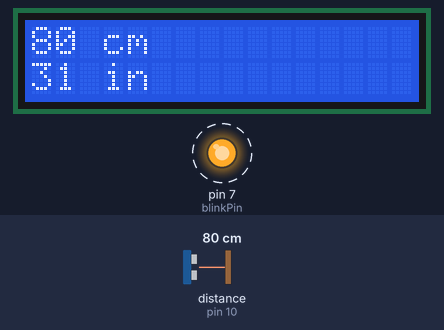
The sketch below on a simulated Arduino Uno, built with avr-gcc and run on an emulated ATmega328P. On the bench: 16×2 character LCD, output pins drawn as LEDs (lit = HIGH). Wiring (inferred from the names in the program): ultrasonic range finder: trigger pin 9; echo pin 10. Dashed ring = blinking. The test bench sets the inputs (shaded band); at power-on: distance to the obstacle (sensor on pin 10) 80 cm. The echo pulse lasts 58.3 µs per cm; pins used as bus, display or sensor lines are not drawn.

Above: at 1.2 s.
1.3 s: distance to the obstacle (sensor on pin 10) set to 5 cm
At 1.9 s:
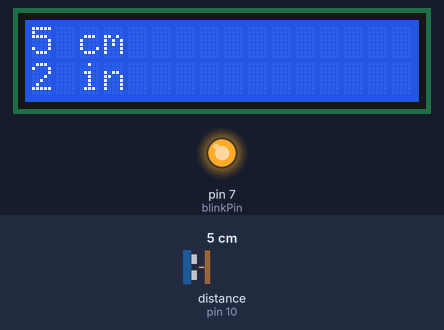
3.5 s: distance to the obstacle (sensor on pin 10) set to 2 cm
At 4.2 s:
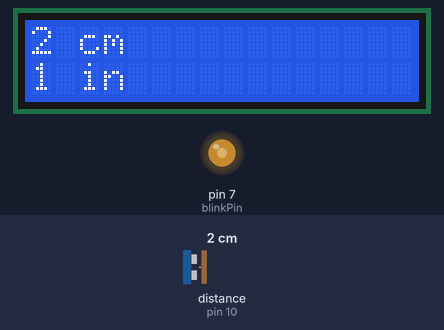
5.2 s: distance to the obstacle (sensor on pin 10) set to 18 cm
At 6.0 s:
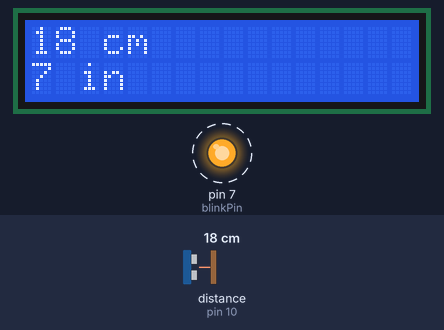
Timing chart, 0 to 13.4 s (numbered marks = the images above; inputs shaded):
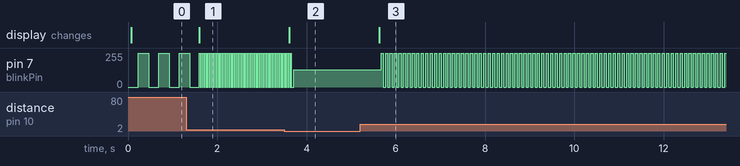

Measured:
- the behaviour switches between 4 and 3 cm on distance to the obstacle (sensor on pin 10) (found by bisection; images 1 and 2)
- after the input at 1.3 s, the display: changes after 0.29 s (image 1)
- after the input at 3.5 s, the display: changes after 0.11 s (image 2)
- after the input at 5.2 s, pin 7 (blinkPin): alternates 255/255 for 0.05 s and 0/255 for 0.05 s, starting after 0.47 s; the display: changes after 0.43 s (image 3)
- by itself, pin 7 (blinkPin): repeats every 0.04 s: 255/255 0.02 s, 0/255 0.02 s

The sketch:

Ultrasonic-HC-SR04_w_Crystal_Display_-_Warning_LED.ino
```cpp
/*  Ultrasonic Sensor HC-SR04
 *  With warning LED
 */

#include <LiquidCrystal.h>
#include <MsTimer2.h>

#define trigPin 9
#define echoPin 10

/* Crystal Display hookup
 * The circuit:
 * LCD RS pin to digital pin 12
 * LCD Enable pin to digital pin 11
 * LCD D4 pin to digital pin 5
 * LCD D5 pin to digital pin 4
 * LCD D6 pin to digital pin 3
 * LCD D7 pin to digital pin 2
 * LCD R/W pin to ground
 * 10K potentiometer:
 * ends to +5V and ground
 * wiper to LCD VO pin
 */

LiquidCrystal lcd(12, 11, 5, 4, 3, 2);
int checkLed = 10;			// controls how often we see if led needst to blink
const int blinkPin = 7;		// warning led connected to this led
int blinkRate = 1000;    	// start with led on and off for 1 sec
long time;					// used to store current time and compare with lasttime
long lasttime;				// stores the last time that warning led was toggled


void setup()
{
	Serial.begin(9600);
	pinMode(trigPin, OUTPUT);
	pinMode(echoPin, INPUT);
	pinMode(blinkPin, OUTPUT);

	MsTimer2::set(checkLed, blink);
	MsTimer2::start();
	lasttime = millis();
	time = lasttime;
	lcd.begin(16, 2);	// start LCD display
}

void loop()
{
	float duration, distance;

	digitalWrite(trigPin, LOW);		// Clears the trigPin
	delayMicroseconds(2);


	digitalWrite(trigPin, HIGH);  // Sets the trigPin on HIGH state for 10 micro seconds
	delayMicroseconds(10);

	digitalWrite(trigPin, LOW); 		// Now pulse LOW and use pulseIn to measure pulse
	duration = pulseIn(echoPin, HIGH);  // width on echo pin
	distance = (duration / 2) * 0.0344;

	lcd.clear();  // prepare to write new message


	lcd.print(distance, 0);
	lcd.print(" cm");
	distance = distance / 2.54;
	lcd.setCursor(0, 1); // bottom left
	lcd.print(distance, 0);
	lcd.print(" in");
	blinkRate =  7 * distance;  // as distance decreases decrease the time led is on/off, thus increasing it's rate


	delay(500);
}

/* Interrupt service routing called by Timer2, toggle LED
 * Rate increases as object draws closer
 */

void blink()
{
	static boolean blinkLed;

	time = millis();

	if ((time - lasttime) > blinkRate)  // is it time to toggle LED?
	{
		blinkLed = !blinkLed;
		digitalWrite(blinkPin, blinkLed);
		lasttime = time;
	}
}
```
